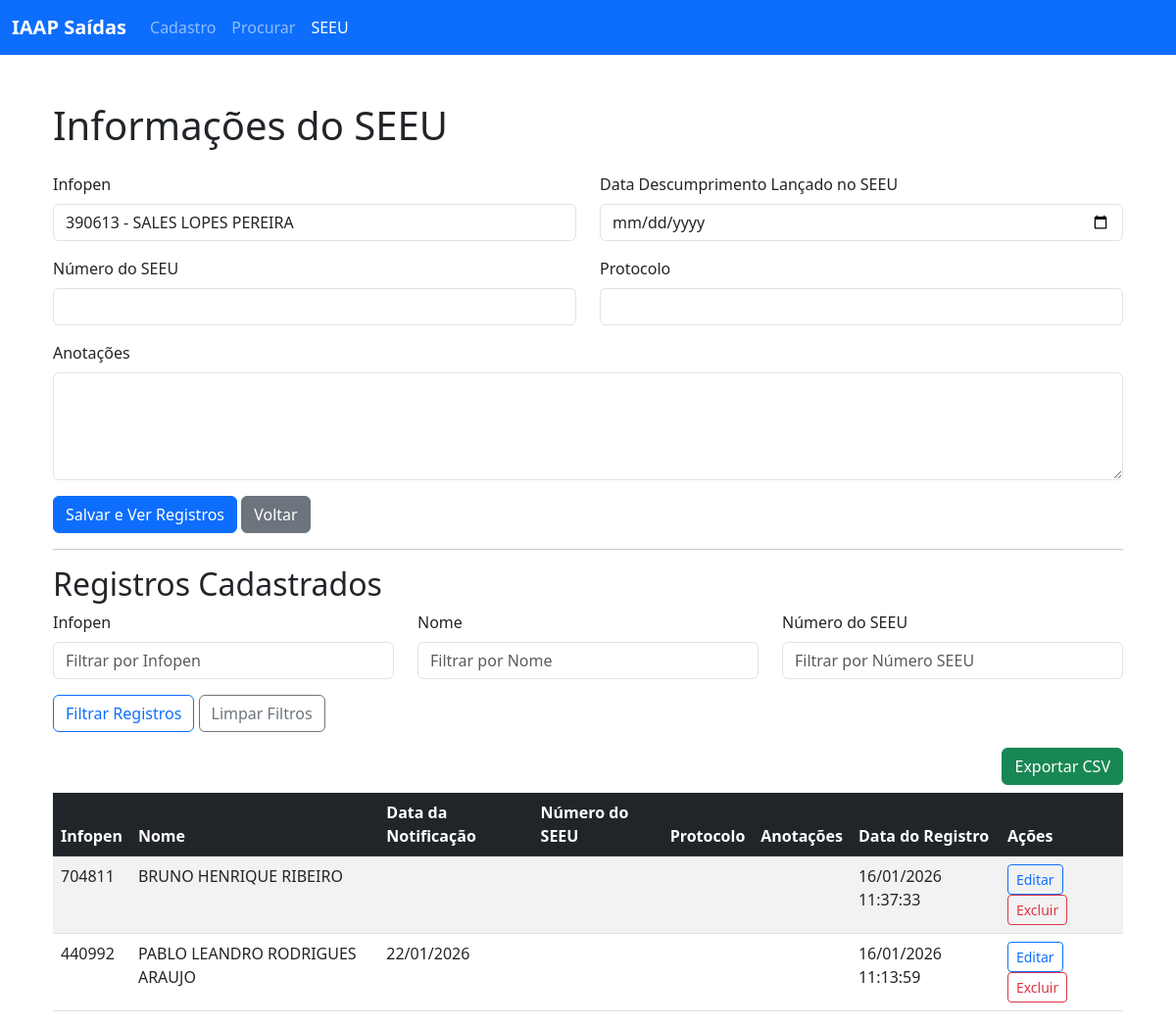
The app's page /seeu?infopen=390613 with its own data.
### app.py (models this page shows, shortened)
class Judiciary(db.Model):
    __tablename__ = 'judiciary'
    id = db.Column(db.Integer, primary_key=True)
    infopen = db.Column(db.String(100), db.ForeignKey('user_registration.infopen'), nullable=False)
    data_notificacao = db.Column(db.Date, nullable=True)  # Data da Notificação
    numero_seeu = db.Column(db.String(100), nullable=True)  # Número do SEEU
    protocolo = db.Column(db.String(100), nullable=True)  # Protocolo
    anotacoes = db.Column(db.Text, nullable=True)  # Anotações
    data_registro = db.Column(db.DateTime, default=get_current_time_brasilia, onupdate=get_current_time_brasilia)

class UserRegistration(db.Model):
    __tablename__ = 'user_registration'
    id = db.Column(db.Integer, primary_key=True)
    infopen = db.Column(db.String(100), unique=True, nullable=True)
    nome_completo = db.Column(db.String(200), nullable=False)
    cpf = db.Column(db.String(14), nullable=True)  # Added CPF field
    telefone = db.Column(db.String(20), nullable=True)  # Added telefone field
    rua = db.Column(db.String(200), nullable=True)
    bairro = db.Column(db.String(200), nullable=True)
    numero = db.Column(db.String(20), nullable=True)
    municipio = db.Column(db.String(100), nullable=True)
    ueop = db.Column(db.String(100), nullable=True)
    cia = db.Column(db.String(100), nullable=True)
    restricoes_judiciais = db.Column(db.Text, nullable=True)
    observacoes = db.Column(db.Text, nullable=True)  # Added observacoes field
    latitude = db.Column(db.String(20), nullable=True)  # Latitude field
    longitude = db.Column(db.String(20), nullable=True)  # Longitude field
    data_modificacao = db.Column(
        db.DateTime, default=get_current_time_brasilia, onupdate=get_current_time_brasilia)

### app.py (the view, shortened to what this page needs)
@app.route('/seeu', methods=['GET', 'POST'])
def seeu():
    selected_infopen = request.args.get('infopen', '')
    filter_infopen = request.values.get('filter_infopen', '').strip()
    filter_nome = request.values.get('filter_nome', '').strip()
    filter_numero_seeu = request.values.get('filter_numero_seeu', '').strip()
    query = Judiciary.query
    if filter_nome:
        query = query.join(
            UserRegistration, Judiciary.infopen == UserRegistration.infopen)
        query = query.filter(
            UserRegistration.nome_completo.ilike(f'%{filter_nome}%'))
    if filter_infopen:
        query = query.filter(Judiciary.infopen.ilike(f'%{filter_infopen}%'))
    if filter_numero_seeu:
        query = query.filter(Judiciary.numero_seeu.ilike(f'%{filter_numero_seeu}%'))
    judiciary_records = query.order_by(Judiciary.data_registro.desc()).all()
    users = UserRegistration.query.order_by(
        UserRegistration.nome_completo).all()
    return render_template(
        'seeu.html',
        active_page='seeu',
        show_institutional_content=False,
        show_institutional_text=False,
        users=users,
        judiciary_records=judiciary_records,
        selected_infopen=selected_infopen,
        filter_infopen=filter_infopen,
        filter_nome=filter_nome,
        filter_numero_seeu=filter_numero_seeu
    )

### templates/seeu.html (shortened to what this page needs)
{% extends "menu.html" %}
{% block content %}
<div class="container mt-5">
    <h1 class="mb-4">Informações do SEEU</h1>
    <form method="POST" action="{{ url_for('seeu') }}">
        <div class="row">
            <div class="col-md-6 mb-3">
                <label for="infopen" class="form-label">Infopen</label>
                <select class="form-control" id="infopen" name="infopen">
                    {% for user in users %}
                        <option value="{{ user.infopen }}" {% if request.form.infopen == user.infopen or selected_infopen == user.infopen %}selected{% endif %}>{{ user.infopen }} - {{ user.nome_completo }}</option>
                    {% endfor %}
                </select>
            </div>
            <div class="col-md-6 mb-3">
                <label for="data_notificacao" class="form-label">Data Descumprimento Lançado no SEEU</label>
                <input type="date" class="form-control" id="data_notificacao" name="data_notificacao" value="{{ request.form.data_notificacao }}">
            </div>
        </div>
        <div class="row">
            <div class="col-md-6 mb-3">
                <label for="numero_seeu" class="form-label">Número do SEEU</label>
                <input type="text" class="form-control" id="numero_seeu" name="numero_seeu" value="{{ request.form.numero_seeu }}">
            </div>
            <div class="col-md-6 mb-3">
                <label for="protocolo" class="form-label">Protocolo</label>
                <input type="text" class="form-control" id="protocolo" name="protocolo" value="{{ request.form.protocolo }}">
            </div>
        </div>
        <div class="mb-3">
            <label for="anotacoes" class="form-label">Anotações</label>
            <textarea class="form-control" id="anotacoes" name="anotacoes" rows="4">{{ request.form.anotacoes }}</textarea>
        </div>
        <button type="submit" class="btn btn-primary">Salvar e Ver Registros</button>
        <a href="{{ url_for('register') }}" class="btn btn-secondary">Voltar</a>
    </form>
    <hr>
    <h2>Registros Cadastrados</h2>
    <form method="GET" action="{{ url_for('seeu') }}" class="mb-3">
        <div class="row">
            <div class="col-md-4 mb-3">
                <label for="filter_infopen" class="form-label">Infopen</label>
                <input type="text" class="form-control" id="filter_infopen" name="filter_infopen" value="{{ filter_infopen or '' }}" placeholder="Filtrar por Infopen">
            </div>
            <div class="col-md-4 mb-3">
                <label for="filter_nome" class="form-label">Nome</label>
                <input type="text" class="form-control" id="filter_nome" name="filter_nome" value="{{ filter_nome or '' }}" placeholder="Filtrar por Nome">
            </div>
            <div class="col-md-4 mb-3">
                <label for="filter_numero_seeu" class="form-label">Número do SEEU</label>
                <input type="text" class="form-control" id="filter_numero_seeu" name="filter_numero_seeu" value="{{ filter_numero_seeu or '' }}" placeholder="Filtrar por Número SEEU">
            </div>
        </div>
        <div class="row">
            <div class="col-md-12">
                <button type="submit" class="btn btn-outline-primary">Filtrar Registros</button>
                <a href="{{ url_for('seeu') }}" class="btn btn-outline-secondary">Limpar Filtros</a>
            </div>
        </div>
    </form>
    <div class="d-flex justify-content-end mb-2">
        <a href="{{ url_for('export_seeu_csv',
            filter_infopen=filter_infopen or '',
            filter_nome=filter_nome or '',
            filter_numero_seeu=filter_numero_seeu or '') }}"
           class="btn btn-success">
            Exportar CSV
        </a>
    </div>
    {% if judiciary_records %}
        <div class="table-responsive">
            <table class="table table-striped table-hover">
                <thead class="table-dark">
                    <tr>
                        <th>Infopen</th>
                        <th>Nome</th>
                        <th>Data da Notificação</th>
                        <th>Número do SEEU</th>
                        <th>Protocolo</th>
                        <th>Anotações</th>
                        <th>Data do Registro</th>
                        <th>Ações</th>
                    </tr>
                </thead>
                <tbody>
                    {% for record in judiciary_records %}
                    <tr>
                        <td>{{ record.infopen or '' }}</td>
                        <td>
                            {% set user = users | selectattr('infopen', 'equalto', record.infopen) | first %}
                            {{ user.nome_completo if user else '' }}
                        </td>
                        <td>{{ record.data_notificacao.strftime('%d/%m/%Y') if record.data_notificacao else '' }}</td>
                        <td>{{ record.numero_seeu or '' }}</td>
                        <td>{{ record.protocolo or '' }}</td>
                        <td>{{ record.anotacoes or '' | truncate(50, True) }}</td>
                        <td>{{ record.data_registro.strftime('%d/%m/%Y %H:%M:%S') if record.data_registro else '' }}</td>
                        <td>
                            <a href="{{ url_for('edit_seeu', record_id=record.id) }}" class="btn btn-sm btn-outline-primary me-1">Editar</a>
                            <form method="POST" action="{{ url_for('delete_seeu', record_id=record.id) }}" style="display: inline;" onsubmit="return confirm('Tem certeza que deseja excluir este registro judicial?');">
                                <button type="submit" class="btn btn-sm btn-outline-danger">Excluir</button>
                            </form>
                        </td>
                    </tr>
                    {% endfor %}
                </tbody>
            </table>
        </div>
    {% else %}
        <p class="text-muted">Nenhum registro judicial encontrado.</p>
    {% endif %}
</div>
{% endblock %}

### records on screen
Judiciary: infopen "704811", data_registro "16/01/2026 11:37:33"
UserRegistration: nome_completo "BRUNO HENRIQUE RIBEIRO"
Judiciary: infopen "440992", data_notificacao "22/01/2026", data_registro "16/01/2026 11:13:59"
UserRegistration: nome_completo "PABLO LEANDRO RODRIGUES ARAUJO"

### other values on screen
form field infopen "390613 - SALES LOPES PEREIRA"
